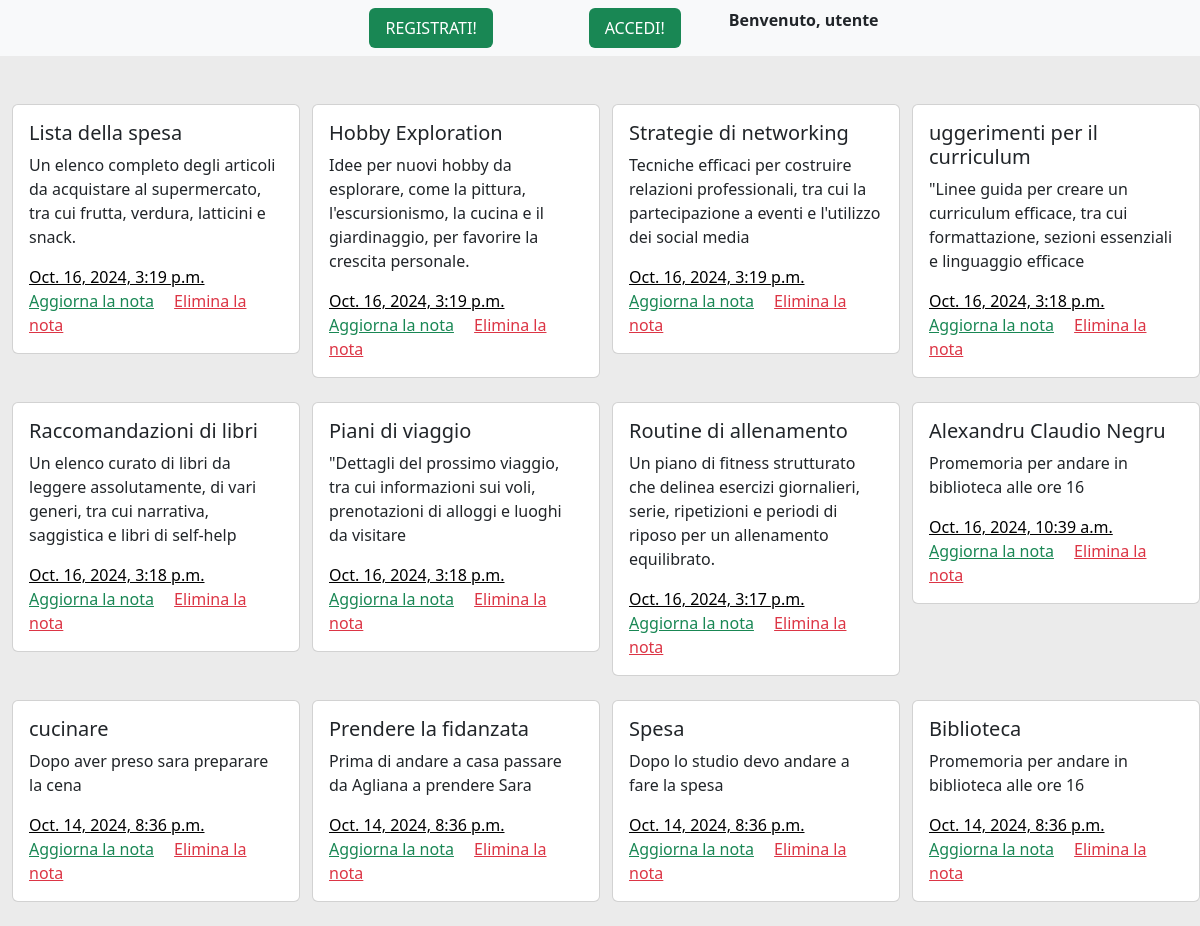
Page /note/ on the earlier database version.
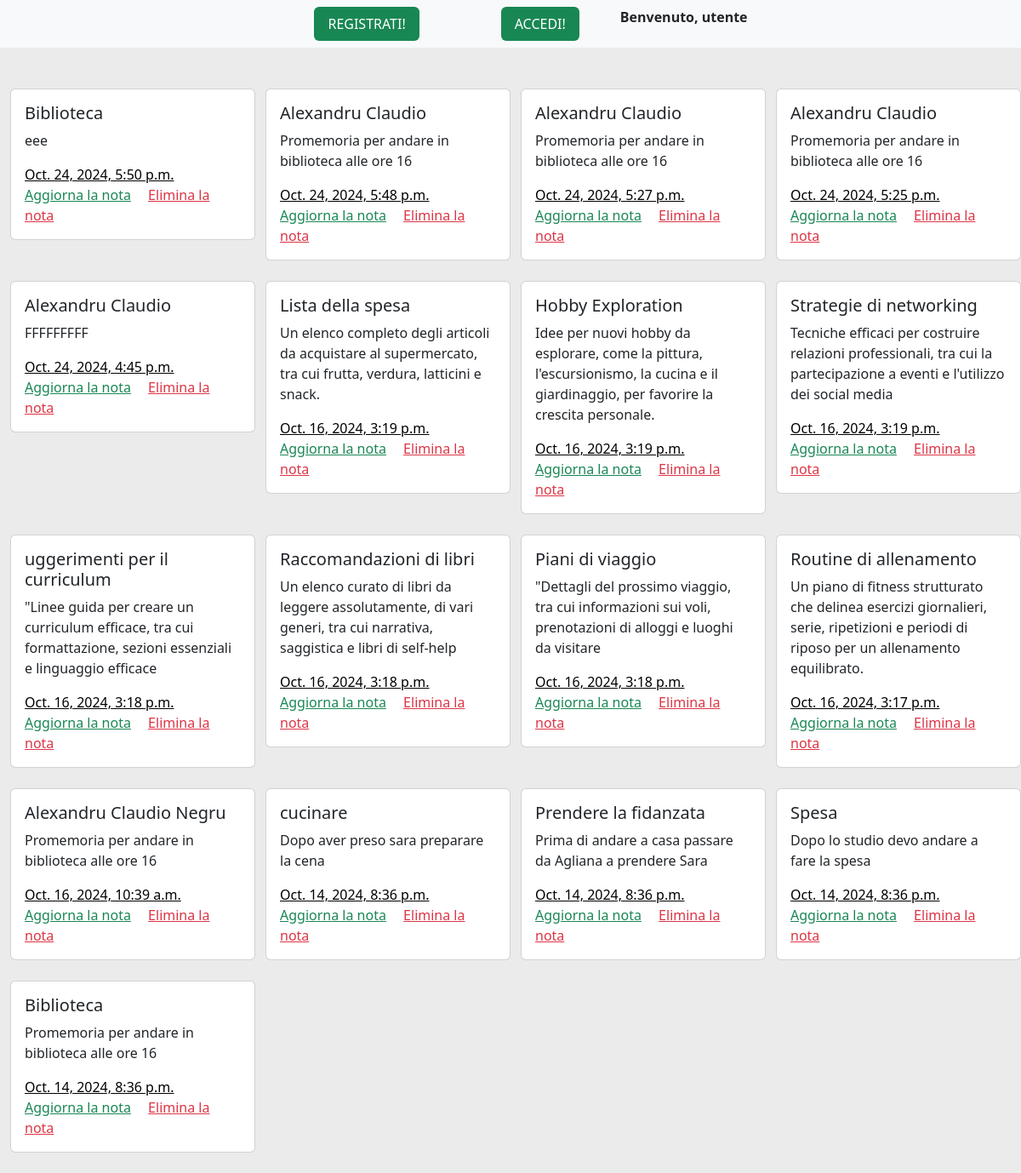
Same page on the later database version.
### note/models.py (models this page shows, shortened)
class Note(models.Model):
    nome = models.CharField(max_length=40)
    description = models.CharField(max_length=2000)
    created_at = models.DateTimeField(auto_now_add= True)
    user= models.ForeignKey(User, on_delete=models.CASCADE)#User con questa relazione è il modello figlio. Eseguito import da django - ogni nota è collegata ad un solo utente

### note/views.py (the view)
# urls.py: path('', note, name='note'),  # Questa è la vista principale per l'app 'note'
def note(request):
    note = Note.objects.all().order_by('-id')
    return render(request, 'note/test.html' , {"note" : note})

### note/templates/note/test.html (shortened to what this page needs)
{%extends 'note/common.html' %}
  {% block content %}
  <div class="container-fluid mt-5">
    <div class="row">
      {% for nota in note %}
        <div class="col-lg-6 col-xl-3 col-md-6 mb-4">
          <div class="card" style="width: 18rem;">
            <div class="card-body">
              <h5 class="card-title">{{nota.nome}}</h5>
              <p class="card-text">{{nota.description }}</p>
              <a class="card-text text-black">{{nota.created_at}}</a><br>
              <a href="{% url 'update_note' nota.id %}" class="card-link text-success">Aggiorna la nota</a>
              <a href="{% url 'remove_note' nota.id %}" class="card-link text-danger">Elimina la nota</a>
            </div>
          </div>
        </div>
        {% if forloop.counter|divisibleby:4 %}
          </div>
          <div class="row">
        {% endif %}
      {% endfor %}
    </div>
  </div>
  {% endblock%}

### note/templates/note/common.html (shortened to what this page needs)
<!doctype html>
<html lang="en">
<head>
  <link href="https://cdn.jsdelivr.net/npm/bootstrap@5.3.3/dist/css/bootstrap.min.css" rel="stylesheet">
</head>
<body style="background-color: rgb(235, 235, 235);">
  <nav class="navbar navbar-expand-lg navbar-light bg-light">
    <div class="container justify-content-center  ">
      <ul class="nav nav-pills">
        <li class="nav-item">
          {% if user.is_authenticated %}
          <li class="nav-item justify-content-center">
            <form method="post" action="{% url 'logout' %}" style="display: inline;">
              {% csrf_token %}
              <button type="submit" class="nav-link active bg-success mx-5" aria-current="page">LOGOUT!</button>
            </form>
          </li>
          <li class="nav-item">
            <a class="nav-link active bg-success mx-5" aria-current="page" href="{% url 'create_note' %}">CREA UNA NUOVA NOTA</a>
          </li>
          <li class="nav-item">
            <a class="nav-link active bg-success mx-5" aria-current="page" href="{% url 'note_list' %}">LE TUE NOTE</a>
          </li>
          {% else %}
          <a class="nav-link active bg-success mx-5 " aria-current="page" href="{% url 'registration' %}">REGISTRATI!</a>
        </li>
        <li class="nav-item">
          <a class="nav-link active bg-success mx-5 " aria-current="page" href="{% url 'login' %}">  ACCEDI! </a>
        </li>
        {% endif %}
    <p><strong>Benvenuto, {% if user.is_authenticated %} {{ user.username }} {% else %} utente {% endif %}</strong></p>
  </ul>
</div>
</nav>
{% block content%}
{% endblock %}
</body>
</html>

Differences in the rows shown:
added Note: nome "Biblioteca", description "eee", created_at "Oct. 24, 2024, 5:50 p.m."
added Note: nome "Alexandru Claudio", description "Promemoria per andare in biblioteca alle ore 16", created_at "Oct. 24, 2024, 5:48 p.m."
added Note: nome "Alexandru Claudio", description "Promemoria per andare in biblioteca alle ore 16", created_at "Oct. 24, 2024, 5:27 p.m."
added Note: nome "Alexandru Claudio", description "Promemoria per andare in biblioteca alle ore 16", created_at "Oct. 24, 2024, 5:25 p.m."
added Note: nome "Alexandru Claudio", description "FFFFFFFFF", created_at "Oct. 24, 2024, 4:45 p.m."
